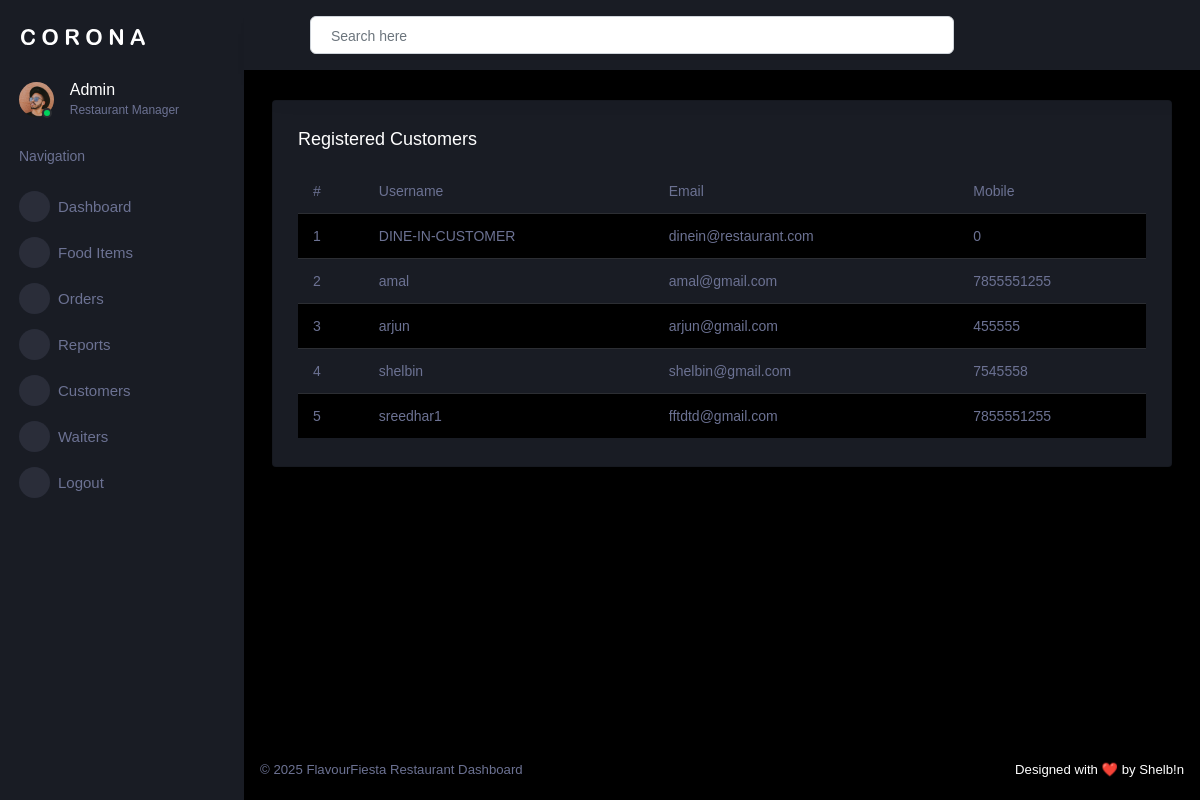
The page /admin_app/view_customers/ on the database its author committed.
### customer_app/models.py (models this page shows)
class regdb(models.Model):
    Username = models.CharField(max_length=100, null=True, blank=True)
    Email = models.EmailField(max_length=100, null=True, blank=True)
    Mobile = models.IntegerField(null=True, blank=True)
    Password = models.CharField(max_length=100, null=True, blank=True)
    Confirm_password = models.CharField(max_length=100, null=True, blank=True)

### admin_app/views.py (the view)
# urls.py: path('view_customers/', views.view_customers, name='view_customers'),
def view_customers(request):
    customers = regdb.objects.all().order_by('Username')
    return render(request, 'view_customers.html', {'customers': customers})

### admin_app/templates/view_customers.html
{% extends 'index.html' %}
{% block content %}
<div class="row">
  <div class="col-12 grid-margin">
    <div class="card">
      <div class="card-body">
        <h4 class="card-title">Registered Customers</h4>
        <div class="table-responsive">
          <table class="table table-striped">
            <thead>
              <tr>
                <th>#</th>
                <th>Username</th>
                <th>Email</th>
                <th>Mobile</th>
              </tr>
            </thead>
            <tbody>
              {% for c in customers %}
              <tr>
                <td>{{ forloop.counter }}</td>
                <td>{{ c.Username }}</td>
                <td>{{ c.Email }}</td>
                <td>{{ c.Mobile }}</td>
              </tr>
              {% empty %}
              <tr>
                <td colspan="4" class="text-center">No customers found.</td>
              </tr>
              {% endfor %}
            </tbody>
          </table>
        </div>
      </div>
    </div>
  </div>
  </div>
{% endblock %}

### rows shown on the page
regdb: Username "DINE-IN-CUSTOMER", Email "dinein@restaurant.com", Mobile "0"
regdb: Username "amal", Email "amal@gmail.com", Mobile "7855551255"
regdb: Username "arjun", Email "arjun@gmail.com", Mobile "455555"
regdb: Username "shelbin", Email "shelbin@gmail.com", Mobile "7545558"
regdb: Username "sreedhar1", Email "fftdtd@gmail.com", Mobile "7855551255"
